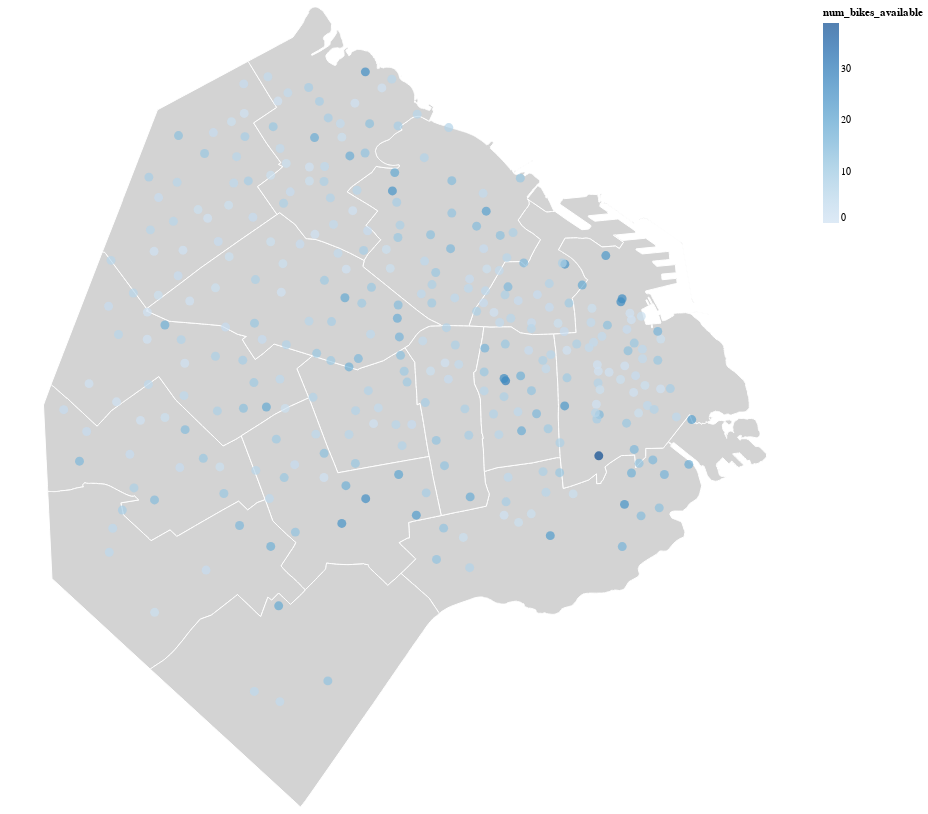

Here is the notebook cell this chart was saved with:
### Code cell
points = alt.Chart(stations).mark_circle().encode(
    longitude='lon:Q',
    latitude='lat:Q',
    size=alt.value(80),
    color='num_bikes_available',
    tooltip=['name','address','num_bikes_available', 'num_bikes_disabled', 'num_docks_available','last_reported'],
).properties(
    width=500,
    height=400
)

data_muni = gpd.read_file('shape/comunas/comunas_wgs84.shp')

caba = alt.Chart(data_muni).mark_geoshape(stroke='white',
                            fill='lightgray').encode().properties(width=800,
                                                                 height=800).project('mercator')
mapa = caba + points

mapa

### Figure 1 — Vega-Lite specification as saved in the notebook (floating-point values rounded to 4 significant figures; data arrays with more than 128 entries replaced by an {"elided": "..."} marker saying what was removed)
{"config": {"view": {"continuousWidth": 400, "continuousHeight": 300}}, "layer": [{"data": {"name": "data-7802f07f1982b88103d14330cf80c843"}, "mark": {"type": "geoshape", "fill": "lightgray", "stroke": "white"}, "encoding": {}, "height": 800, "projection": {"type": "mercator"}, "width": 800}, {"data": {"name": "data-3d101d16435bbecac145b731fad5cf58"}, "mark": "circle", "encoding": {"color": {"field": "num_bikes_available", "type": "quantitative"}, "latitude": {"field": "lat", "type": "quantitative"}, "longitude": {"field": "lon", "type": "quantitative"}, "size": {"value": 80}, "tooltip": [{"field": "name", "type": "nominal"}, {"field": "address", "type": "nominal"}, {"field": "num_bikes_available", "type": "quantitative"}, {"field": "num_bikes_disabled", "type": "quantitative"}, {"field": "num_docks_available", "type": "quantitative"}, {"field": "last_reported", "type": "quantitative"}]}, "height": 400, "width": 500}], "$schema": "https://vega.github.io/schema/vega-lite/v4.17.0.json", "datasets": {"data-7802f07f1982b88103d14330cf80c843": [{"ID": 1, "OBJETO": "LIMITE COMUNAL", "COMUNAS": 2.0, "BARRIOS": "RECOLETA", "PERIMETRO": 21450.0, "AREA": 6317000.0, "type": "Feature", "geometry": {"type": "Polygon", "coordinates": {"elided": "1x1197x2 float values"}}}, {"ID": 3, "OBJETO": "LIMITE COMUNAL", "COMUNAS": 6.0, "BARRIOS": "CABALLITO", "PERIMETRO": 10990.0, "AREA": 6851000.0, "type": "Feature", "geometry": {"type": "Polygon", "coordinates": {"elided": "1x155x2 float values"}}}, {"ID": 6, "OBJETO": "LIMITE COMUNAL", "COMUNAS": 10.0, "BARRIOS": "FLORESTA - MONTE CASTRO - VELEZ SARSFIELD - VERSALLES - VILLA LURO - VILLA REAL", "PERIMETRO": 18330.0, "AREA": 12660000.0, "type": "Feature", "geometry": {"type": "Polygon", "coordinates": {"elided": "1x335x2 float values"}}}, {"ID": 7, "OBJETO": "LIMITE COMUNAL", "COMUNAS": 11.0, "BARRIOS": "VILLA DEL PARQUE - VILLA  DEVOTO - VILLA GRAL. MITRE - VILLA SANTA RITA", "PERIMETRO": 19990.0, "AREA": 14120000.0, "type": "Feature", "geometry": {"type": "Polygon", "coordinates": {"elided": "1x330x2 float values"}}}, {"ID": 8, "OBJETO": "LIMITE COMUNAL", "COMUNAS": 12.0, "BARRIOS": "COGHLAN - SAAVEDRA - VILLA PUEYRREDON - VILLA URQUIZA", "PERIMETRO": 17230.0, "AREA": 15570000.0, "type": "Feature", "geometry": {"type": "Polygon", "coordinates": {"elided": "1x218x2 float values"}}}, {"ID": 9, "OBJETO": "LIMITE COMUNAL", "COMUNAS": 14.0, "BARRIOS": "PALERMO", "PERIMETRO": 22130.0, "AREA": 15850000.0, "type": "Feature", "geometry": {"type": "Polygon", "coordinates": {"elided": "1x1159x2 float values"}}}, {"ID": 11, "OBJETO": "LIMITE COMUNAL", "COMUNAS": 15.0, "BARRIOS": "AGRONOMIA - CHACARITA -  PARQUE CHAS -  PATERNAL - VILLA CRESPO - VILLA ORTUZAR", "PERIMETRO": 17830.0, "AREA": 14320000.0, "type": "Feature", "geometry": {"type": "Polygon", "coordinates": {"elided": "1x323x2 float values"}}}, {"ID": 15, "OBJETO": "LIMITE COMUNAL", "COMUNAS": 13.0, "BARRIOS": "BELGRANO - COLEGIALES - NUÑEZ", "PERIMETRO": 26200.0, "AREA": 14710000.0, "type": "Feature", "geometry": {"type": "Polygon", "coordinates": {"elided": "1x1127x2 float values"}}}, {"ID": 13, "OBJETO": "LIMITE COMUNAL", "COMUNAS": 4.0, "BARRIOS": "BARRACAS - BOCA - NUEVA POMPEYA - PARQUE PATRICIOS", "PERIMETRO": 35420.0, "AREA": 21680000.0, "type": "Feature", "geometry": {"type": "Polygon", "coordinates": {"elided": "1x1855x2 float values"}}}, {"ID": 2, "OBJETO": "LIMITE COMUNAL", "COMUNAS": 5.0, "BARRIOS": "ALMAGRO - BOEDO", "PERIMETRO": 12320.0, "AREA": 6661000.0, "type": "Feature", "geometry": {"type": "Polygon", "coordinates": {"elided": "1x210x2 float values"}}}, {"ID": 4, "OBJETO": "LIMITE COMUNAL", "COMUNAS": 7.0, "BARRIOS": "FLORES - PARQUE CHACABUCO", "PERIMETRO": 17970.0, "AREA": 12420000.0, "type": "Feature", "geometry": {"type": "Polygon", "coordinates": {"elided": "1x338x2 float values"}}}, {"ID": 10, "OBJETO": "LIMITE COMUNAL", "COMUNAS": 3.0, "BARRIOS": "BALVANERA - SAN CRISTOBAL", "PERIMETRO": 10490.0, "AREA": 6386000.0, "type": "Feature", "geometry": {"type": "Polygon", "coordinates": {"elided": "1x176x2 float values"}}}, {"ID": 5, "OBJETO": "LIMITE COMUNAL", "COMUNAS": 9.0, "BARRIOS": "LINIERS - MATADEROS - PARQUE AVELLANEDA", "PERIMETRO": 21410.0, "AREA": 16510000.0, "type": "Feature", "geometry": {"type": "Polygon", "coordinates": {"elided": "1x385x2 float values"}}}, {"ID": 12, "OBJETO": "LIMITE COMUNAL", "COMUNAS": 8.0, "BARRIOS": "VILLA LUGANO - VILLA RIACHUELO - VILLA SOLDATI", "PERIMETRO": 20940.0, "AREA": 22220000.0, "type": "Feature", "geometry": {"type": "Polygon", "coordinates": {"elided": "1x408x2 float values"}}}, {"ID": 14, "OBJETO": "LIMITE COMUNAL", "COMUNAS": 1.0, "BARRIOS": "CONSTITUCION - MONTSERRAT - PUERTO MADERO - RETIRO - SAN NICOLAS - SAN TELMO", "PERIMETRO": 36100.0, "AREA": 17790000.0, "type": "Feature", "geometry": {"type": "MultiPolygon", "coordinates": {"elided": "2 rows, 5308 float values in total"}}}], "data-3d101d16435bbecac145b731fad5cf58": {"elided": "316 records"}}}
